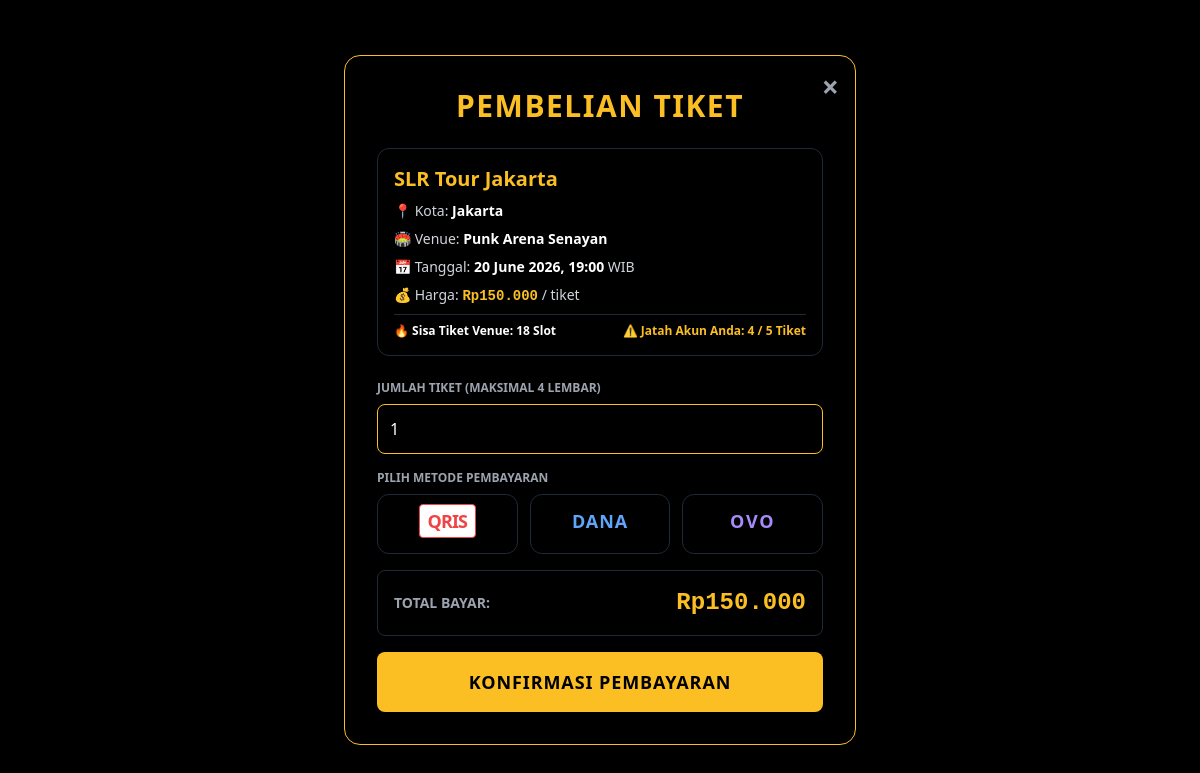
Page /beli_tiket.php?id=1 (signed in) on the committed database.
### tables this page shows
CREATE TABLE `jadwal_tur` (
  `id_acara` int UNSIGNED NOT NULL AUTO_INCREMENT,
  `nama_acara` varchar(150) NOT NULL,
  `kota` varchar(100) NOT NULL,
  `lokasi_venue` varchar(150) NOT NULL,
  `tanggal_acara` datetime NOT NULL,
  `harga_tiket` decimal(12,2) NOT NULL,
  `sisa_kuota` int UNSIGNED NOT NULL DEFAULT '0',
  PRIMARY KEY (`id_acara`)
);

### beli_tiket.php (the view, shortened to what this page needs)
<?php
include 'koneksi.php';
$id_pengguna = $_SESSION['id_pengguna'];
$id_acara    = mysqli_real_escape_string($koneksi, $_GET['id'] ?? '');
$query_tur = mysqli_query($koneksi, "SELECT * FROM jadwal_tur WHERE id_acara = '$id_acara'");
$tur = mysqli_fetch_assoc($query_tur);
$q_cek = mysqli_query($koneksi, "SELECT SUM(jumlah_tiket) AS total_dibeli FROM pesanan_tiket WHERE id_pengguna = '$id_pengguna' AND id_acara = '$id_acara'");
$d_cek = mysqli_fetch_assoc($q_cek);
$sudah_dibeli = (int)($d_cek['total_dibeli'] ?? 0);
$sisa_jatah_akun = 5 - $sudah_dibeli;
$max_bisa_dibeli = min($sisa_jatah_akun, (int)$tur['sisa_kuota']);
$success = false;
?>
<!DOCTYPE html>
<html lang="id">
<head>
  <link href="https://cdn.jsdelivr.net/npm/tailwindcss@2.2.19/dist/tailwind.min.css" rel="stylesheet" />
</head>
<body class="bg-black text-white flex items-center justify-center min-h-screen p-4 py-8">
  <div class="w-full max-w-lg bg-[#111] p-8 border border-yellow-400 rounded-2xl relative shadow-2xl">
    <a href="index.php#tour" class="absolute top-4 right-4 text-gray-400 hover:text-yellow-400 text-3xl font-bold leading-none transition" title="Batal">&times;</a>
    <h2 class="text-3xl font-black text-yellow-400 text-center mb-6 uppercase tracking-wider">PEMBELIAN TIKET</h2>
    <?php if ($success): ?>
      <div class="bg-green-500/20 border border-green-500 text-green-400 p-6 rounded-xl text-center">
        <div class="text-4xl mb-2">🎉</div>
        <h3 class="text-xl font-bold mb-2">Pembayaran Berhasil!</h3>
        <p class="text-sm text-gray-300 mb-1">Kode Tiket: <strong class="text-yellow-400 font-mono text-base"><?= $kode_tiket; ?></strong></p>
        <p class="text-sm text-gray-300 mb-2">Metode Bayar: <strong class="uppercase text-yellow-400"><?= htmlspecialchars($_POST['metode_pembayaran']); ?></strong></p>
        <p class="text-xs text-gray-400 mb-6">Tunjukkan kode tiket ini saat penukaran gelang di venue konser!</p>
        <a href="index.php" class="inline-block bg-yellow-400 text-black font-extrabold px-6 py-3 rounded-lg hover:bg-yellow-300 transition">
          KEMBALI KE BERANDA
        </a>
      </div>
    <?php else: ?>
      <div class="bg-black p-4 rounded-xl border border-gray-800 mb-6 space-y-2">
        <h3 class="text-xl font-black text-yellow-400"><?= htmlspecialchars($tur['nama_acara']); ?></h3>
        <p class="text-sm text-gray-300">📍 Kota: <strong class="text-white"><?= htmlspecialchars($tur['kota']); ?></strong></p>
        <p class="text-sm text-gray-300">🏟️ Venue: <strong class="text-white"><?= htmlspecialchars($tur['lokasi_venue']); ?></strong></p>
        <p class="text-sm text-gray-300">📅 Tanggal: <strong class="text-white"><?= date('d F Y, H:i', strtotime($tur['tanggal_acara'])); ?></strong> WIB</p>
        <p class="text-sm text-gray-300">💰 Harga: <strong class="text-yellow-400 font-mono">Rp<?= number_format($tur['harga_tiket'], 0, ',', '.'); ?></strong> / tiket</p>
        <div class="pt-2 border-t border-gray-800 flex justify-between text-xs font-bold">
          <span class="text-emerald-400">🔥 Sisa Tiket Venue: <?= $tur['sisa_kuota']; ?> Slot</span>
          <span class="text-yellow-400">⚠️ Jatah Akun Anda: <?= $sisa_jatah_akun; ?> / 5 Tiket</span>
        </div>
      </div>
      <?php if ($sisa_jatah_akun <= 0): ?>
        <div class="bg-yellow-400/20 border border-yellow-400 text-yellow-400 p-4 rounded-xl text-center font-bold text-sm">
          ⛔ Anda telah mencapai batas maksimal 5 tiket per akun untuk konser ini.
        </div>
      <?php else: ?>
        <form method="POST" class="space-y-4">
          <div>
            <label class="block mb-2 text-xs font-bold uppercase text-gray-400">
              Jumlah Tiket (Maksimal <?= $max_bisa_dibeli; ?> lembar)
            </label>
            <input type="number" id="jumlah_tiket" name="jumlah_tiket" value="1" min="1" max="<?= $max_bisa_dibeli; ?>" required onchange="hitungTotal()" onkeyup="hitungTotal()" class="w-full bg-black border border-yellow-400 p-3 text-white rounded-lg focus:outline-none focus:border-yellow-300">
          </div>
<div>
  <label class="block mb-2 text-xs font-bold uppercase text-gray-400">Pilih Metode Pembayaran</label>
  <div class="grid grid-cols-3 gap-3">
    <label class="payment-option cursor-pointer">
      <div class="payment-box bg-black border border-gray-800 p-3 rounded-xl flex flex-col items-center justify-center gap-1.5 transition duration-200 relative">
        <div class="h-7 flex items-center justify-center">
          <span class="font-black text-red-500 text-lg tracking-tighter bg-white px-2 py-0.5 rounded border border-red-500">QRIS</span>
        </div>
      </div>
    </label>
    <label class="payment-option cursor-pointer">
      <div class="payment-box bg-black border border-gray-800 p-3 rounded-xl flex flex-col items-center justify-center gap-1.5 transition duration-200 relative">
        <div class="h-7 flex items-center justify-center">
          <span class="font-black text-blue-400 text-lg tracking-wider">DANA</span>
        </div>
      </div>
    </label>
    <label class="payment-option cursor-pointer">
      <div class="payment-box bg-black border border-gray-800 p-3 rounded-xl flex flex-col items-center justify-center gap-1.5 transition duration-200 relative">
        <div class="h-7 flex items-center justify-center">
          <span class="font-black text-purple-400 text-lg tracking-widest">OVO</span>
        </div>
      </div>
    </label>
  </div>
</div>
          <div class="flex justify-between items-center bg-gray-900/60 p-4 rounded-lg border border-gray-800">
            <span class="text-sm font-bold text-gray-400 uppercase">Total Bayar:</span>
            <span id="display_total" class="text-2xl font-black text-yellow-400 font-mono">Rp<?= number_format($tur['harga_tiket'], 0, ',', '.'); ?></span>
          </div>
          <button type="submit" name="proses_beli_tiket" class="w-full bg-yellow-400 text-black py-4 font-black rounded-lg hover:bg-yellow-300 transition tracking-wider uppercase text-lg shadow-lg">
            KONFIRMASI PEMBAYARAN
          </button>
        </form>
      <?php endif; ?>
    <?php endif; ?>
  </div>
</body>
</html>

### rows in the picture
jadwal_tur: nama_acara "SLR Tour Jakarta", kota "Jakarta", lokasi_venue "Punk Arena Senayan", tanggal_acara "20 June 2026, 19:00", harga_tiket "150.000", sisa_kuota "18"

### other values in the picture
$sisa_jatah_akun "4"
$max_bisa_dibeli "4"
